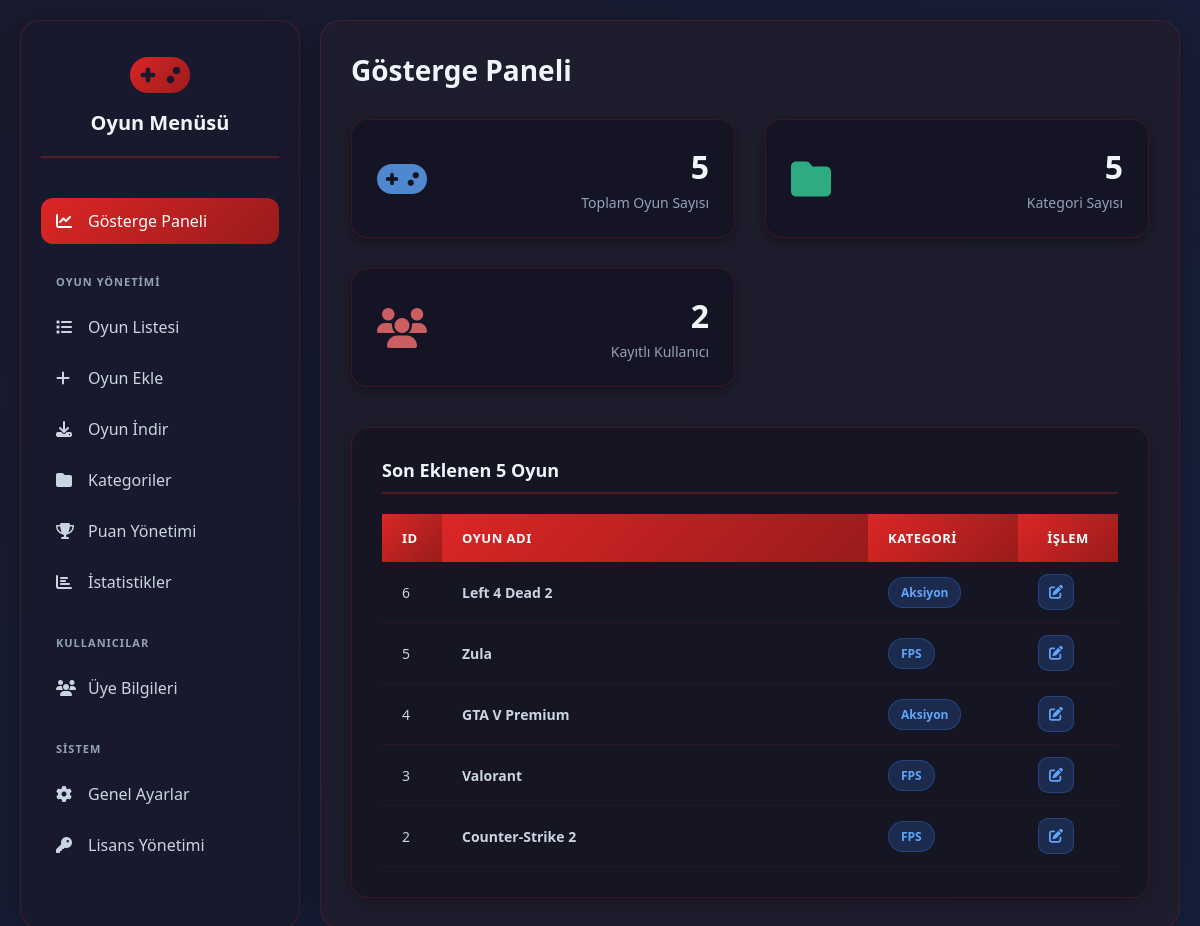
/admin, run on an earlier commit of the app's database.
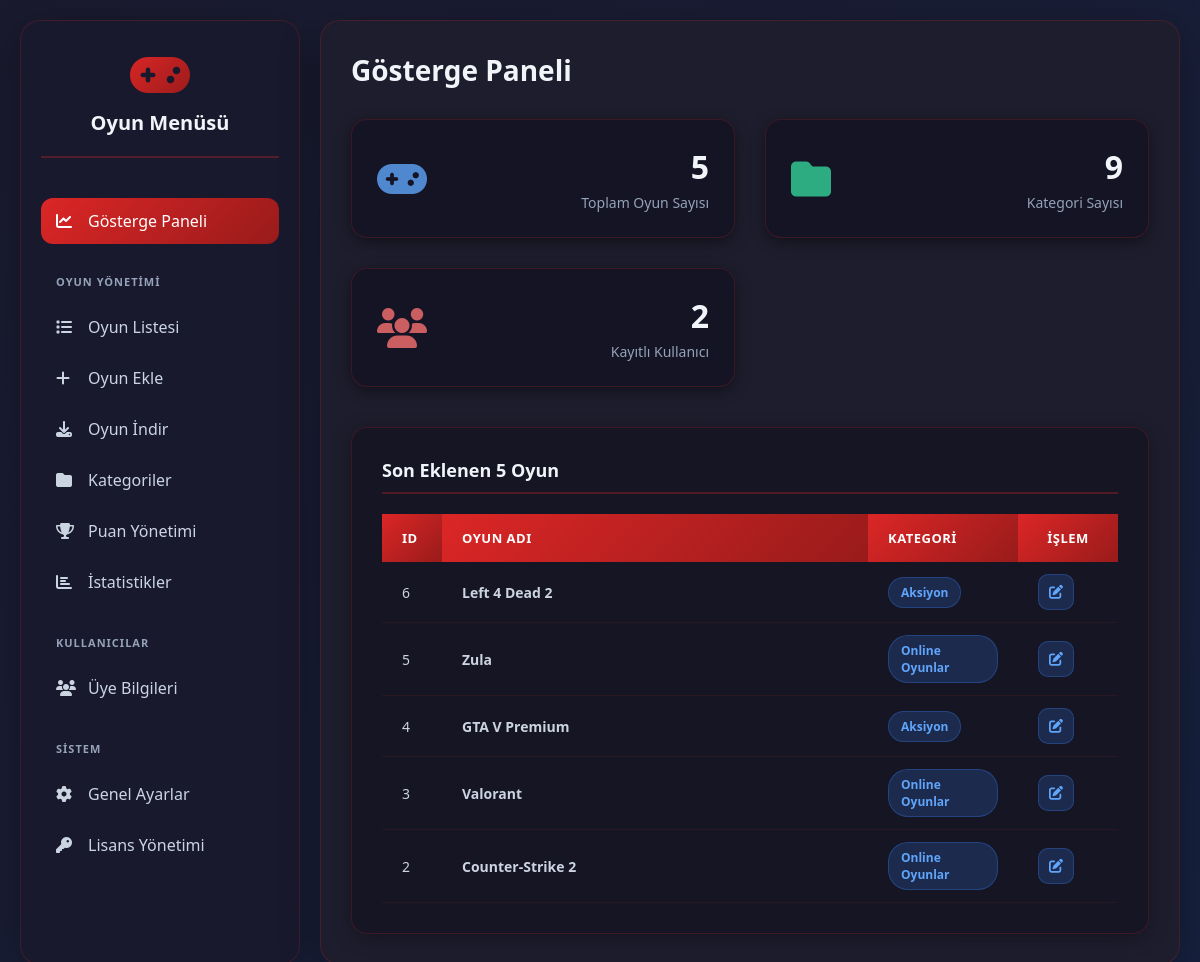
And on a later commit of the database.
### tables this page shows
CREATE TABLE games (
            id INTEGER PRIMARY KEY AUTOINCREMENT,
            oyun_adi TEXT NOT NULL,
            aciklama TEXT,
            cover_image TEXT,
            youtube_id TEXT,
            save_yolu TEXT,
            calistirma_tipi TEXT NOT NULL,
            calistirma_verisi TEXT NOT NULL,
            cikis_yili TEXT,
            pegi TEXT,
            category_id INTEGER,
            average_rating REAL NOT NULL DEFAULT 0,
            rating_count INTEGER NOT NULL DEFAULT 0, click_count INTEGER NOT NULL DEFAULT 0, launch_script TEXT, yuzde_yuz_save_path TEXT,
            FOREIGN KEY (category_id) REFERENCES categories (id)
        );

CREATE TABLE categories (
            id INTEGER PRIMARY KEY AUTOINCREMENT,
            name TEXT NOT NULL UNIQUE
        );

### app.py (the view)
@app.route('/admin')
def admin_index():
    conn = get_db_connection()
    game_count = conn.execute('SELECT COUNT(*) FROM games').fetchone()[0]
    category_count = conn.execute('SELECT COUNT(*) FROM categories').fetchone()[0]
    user_count = conn.execute('SELECT COUNT(*) FROM users').fetchone()[0]
    stats = {
        'game_count': game_count,
        'category_count': category_count,
        'user_count': user_count
    }
    query = """
    SELECT g.id, g.oyun_adi, c.name as category_name
    FROM games g
    LEFT JOIN categories c ON g.category_id = c.id
    ORDER BY g.id DESC
    LIMIT 5
    """
    recent_games = conn.execute(query).fetchall()
    conn.close()
    recent_games_list = [dict(game) for game in recent_games]
    return render_template('index.html', stats=stats, recent_games=recent_games_list)

### app.py (called while the page is built)
def get_db_connection():
    conn = sqlite3.connect(DATABASE, check_same_thread=False)
    conn.row_factory = sqlite3.Row
    return conn

### templates/index.html (shortened to what this page needs)
{% extends 'base_admin.html' %}
{% block content %}
    <div class="header">
        <h1>Gösterge Paneli</h1>
    </div>
    <div class="stats-grid">
        <div class="stat-card stat-games">
            <div class="stat-icon"><i class="fas fa-gamepad"></i></div>
            <div class="stat-info">
                <div class="stat-value">{{ stats.game_count }}</div>
                <div class="stat-label">Toplam Oyun Sayısı</div>
            </div>
        </div>
        <div class="stat-card stat-categories">
            <div class="stat-icon"><i class="fas fa-folder"></i></div>
            <div class="stat-info">
                <div class="stat-value">{{ stats.category_count }}</div>
                <div class="stat-label">Kategori Sayısı</div>
            </div>
        </div>
        <div class="stat-card stat-users">
            <div class="stat-icon"><i class="fas fa-users"></i></div>
            <div class="stat-info">
                <div class="stat-value">{{ stats.user_count }}</div>
                <div class="stat-label">Kayıtlı Kullanıcı</div>
            </div>
        </div>
    </div>
    <div class="form-container">
        <div class="section-title">Son Eklenen 5 Oyun</div>
        {% if recent_games %}
            <table class="recent-games-table">
                <thead>
                    <tr>
                        <th style="width: 60px;">ID</th>
                        <th>Oyun Adı</th>
                        <th style="width: 150px;">Kategori</th>
                        <th style="width: 100px; text-align: center;">İşlem</th>
                    </tr>
                </thead>
                <tbody>
                    {% for game in recent_games %}
                    <tr>
                        <td>{{ game.id }}</td>
                        <td class="game-name">{{ game.oyun_adi }}</td>
                        <td>
                            <span class="badge badge-{{ 'uncategorized' if not game.category_name else 'default' }}">
                                {{ game.category_name or 'Kategorisiz' }}
                            </span>
                        </td>
                        <td style="text-align: center;">
                            <a href="{{ url_for('edit_game', game_id=game.id) }}" class="btn-icon btn-edit" title="Düzenle">
                                <i class="fas fa-edit"></i>
                            </a>
                        </td>
                    </tr>
                    {% endfor %}
                </tbody>
            </table>
        {% else %}
            <p style="color: #94a3b8; text-align: center;">Henüz sisteme eklenmiş bir oyun bulunmamaktadır. Hemen bir oyun ekleyin!</p>
        {% endif %}
    </div>
{% endblock %}

### templates/base_admin.html (shortened to what this page needs)
<!DOCTYPE html>
<html lang="tr">
<head>
    <link href="https://cdnjs.cloudflare.com/ajax/libs/font-awesome/6.4.0/css/all.min.css" rel="stylesheet">
    <link rel="stylesheet" href="https://cdnjs.cloudflare.com/ajax/libs/codemirror/5.65.15/codemirror.min.css">
    <link rel="stylesheet" href="https://cdnjs.cloudflare.com/ajax/libs/codemirror/5.65.15/theme/darcula.min.css">
    <link rel="stylesheet" href="{{ url_for('static', filename='css/admin_styles.css') }}">
</head>
<body>
    <div class="container">
        <aside class="sidebar">
            <div class="logo">
                <i class="fas fa-gamepad"></i>
                <h2>Oyun Menüsü</h2>
            </div>
            <div class="menu-section">
                <a href="{{ url_for('admin_index') }}" class="menu-item {% if request.endpoint == 'admin_index' %}active{% endif %}">
                    <i class="fas fa-chart-line"></i>
                    <span>Gösterge Paneli</span>
                </a>
            </div>
            <div class="menu-section">
                <div class="menu-title">Oyun Yönetimi</div>
                {% set game_list_endpoints = ['list_games', 'edit_game', 'delete_game'] %}
                <a href="{{ url_for('list_games') }}" class="menu-item {% if request.endpoint in game_list_endpoints %}active{% endif %}">
                    <i class="fas fa-list"></i>
                    <span>Oyun Listesi</span>
                </a>
                <a href="{{ url_for('add_game') }}" class="menu-item {% if request.endpoint == 'add_game' %}active{% endif %}">
                    <i class="fas fa-plus"></i>
                    <span>Oyun Ekle</span>
                </a>
                <a href="{{ url_for('download_games') }}" class="menu-item {% if request.endpoint == 'download_games' %}active{% endif %}">
                    <i class="fas fa-download"></i>
                    <span>Oyun İndir</span>
                </a>
                <a href="{{ url_for('manage_categories') }}" class="menu-item {% if request.endpoint == 'manage_categories' or request.endpoint == 'delete_category' %}active{% endif %}">
                    <i class="fas fa-folder"></i>
                    <span>Kategoriler</span>
                </a>
                <a href="{{ url_for('manage_ratings') }}" class="menu-item {% if request.endpoint == 'manage_ratings' or request.endpoint == 'reset_all_ratings' %}active{% endif %}">
                    <i class="fas fa-trophy"></i>
                    <span>Puan Yönetimi</span>
                </a>
                <a href="{{ url_for('manage_statistics') }}" class="menu-item {% if request.endpoint == 'manage_statistics' %}active{% endif %}">
                    <i class="fas fa-chart-bar"></i>
                    <span>İstatistikler</span>
                </a>
            </div>
            <div class="menu-section">
                <div class="menu-title">Kullanıcılar</div>
                {% set user_management_endpoints = ['manage_users', 'edit_user', 'delete_user'] %}
                <a href="{{ url_for('manage_users') }}" class="menu-item {% if request.endpoint in user_management_endpoints %}active{% endif %}">
                    <i class="fas fa-users"></i>
                    <span>Üye Bilgileri</span>
                </a>
            </div>
            <div class="menu-section">
                <div class="menu-title">Sistem</div>
                <a href="{{ url_for('general_settings') }}" class="menu-item {% if request.endpoint == 'general_settings' %}active{% endif %}">
                    <i class="fas fa-cog"></i>
                    <span>Genel Ayarlar</span>
                </a>
                <a href="{{ url_for('license_management') }}" class="menu-item {% if request.endpoint == 'license_management' %}active{% endif %}">
                    <i class="fas fa-key"></i>
                    <span>Lisans Yönetimi</span>
                </a>
            </div>
        </aside>
        <main class="main-content">
            {% block content %}{% endblock %}
        </main>
    </div>
</body>
</html>

What changed in the data, as far as the page shows it:
changed games "Zula": name "FPS" → "Online Oyunlar"
changed games "Valorant": name "FPS" → "Online Oyunlar"
changed games "Counter-Strike 2": name "FPS" → "Online Oyunlar"
Also different on the page:
{{ stats.category_count }}: "5" → "9"
